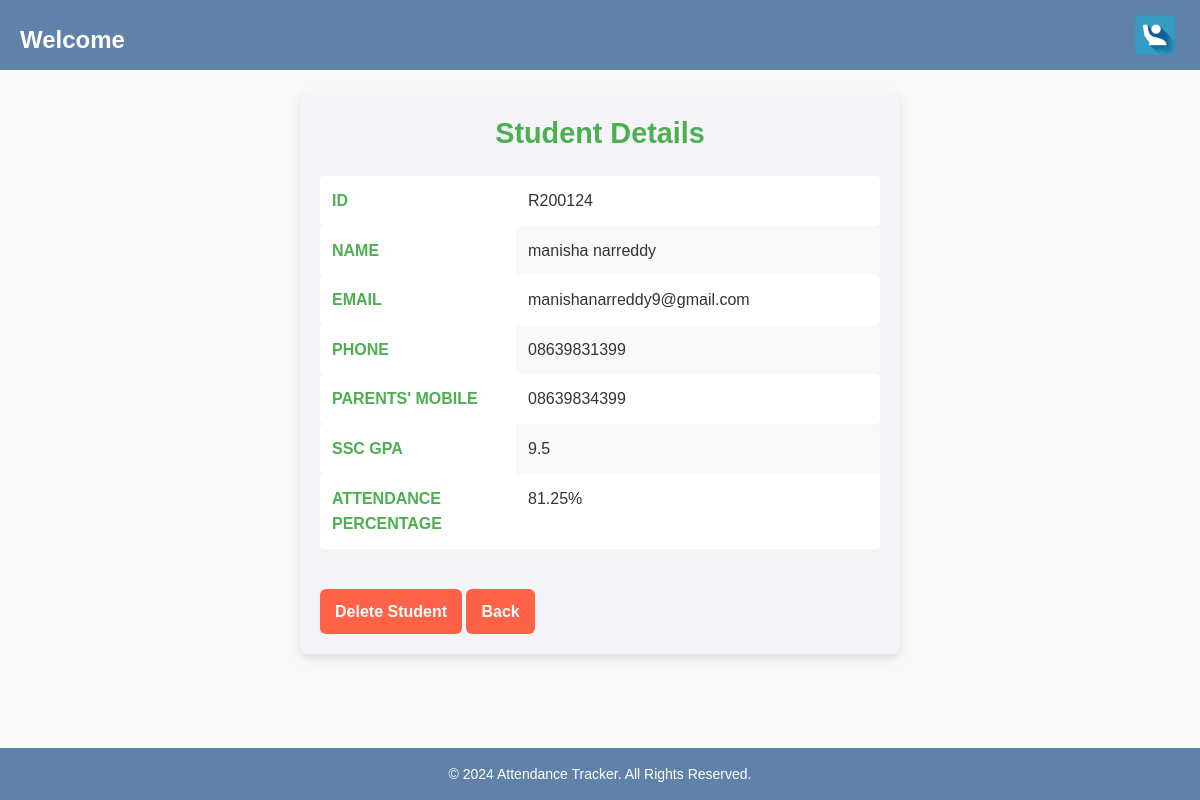
Page /view_student/R200124/ on the committed database.
### backend/models.py (models this page shows, shortened)
class Student(models.Model):
    student_id = models.CharField(max_length=50, primary_key=True)
    firstname = models.CharField(max_length=100)
    lastname = models.CharField(max_length=100)
    email = models.EmailField(unique=True)
    password = models.CharField(max_length=255)
    phone_number = models.CharField(max_length=15, blank=True, null=True)
    parents_mobile_number = models.CharField(max_length=15, blank=True, null=True)
    ssc_gpa = models.FloatField()
    attendance_percentage = models.FloatField(blank=True, null=True)

### backend/views.py (the view)
# urls.py: path('view_student/<str:student_id>/', views.student_detail, name='student_detail'),
def student_detail(request, student_id):
    student = Student.objects.get(student_id=student_id)
    return render(request, 'backend/student_detail.html', {'student': student})

### backend/templates/backend/student_detail.html (shortened to what this page needs)
{% extends "base.html" %}
{% block content %}
<head>
</head>
<div class="details-container">
    <h2>Student Details</h2>
    <table class="details-table">
        <tr>
            <th>ID</th>
            <td>{{ student.student_id }}</td>
        </tr>
        <tr>
            <th>Name</th>
            <td>{{ student.firstname }} {{ student.lastname }}</td>
        </tr>
        <tr>
            <th>Email</th>
            <td>{{ student.email }}</td>
        </tr>
        <tr>
            <th>Phone</th>
            <td>{{ student.phone_number }}</td>
        </tr>
        <tr>
            <th>Parents' Mobile</th>
            <td>{{ student.parents_mobile_number }}</td>
        </tr>
        <tr>
            <th>SSC GPA</th>
            <td>{{ student.ssc_gpa }}</td>
        </tr>
        <tr>
            <th>Attendance Percentage</th>
            <td>{{ student.attendance_percentage }}%</td>
        </tr>
    </table>
    <a href="{% url 'delete_student' student.student_id %}">Delete Student</a>
    <a href="{% url 'administration_dashboard' %}" class="back-button">Back</a>
</div>
{% endblock %}

### backend/templates/base.html (style rules this page uses)
* { margin: 0; padding: 0; box-sizing: border-box; }
body { font-family: Arial, sans-serif; background-color: #f9f9f9; color: #333; line-height: 1.6; display: flex; flex-direction: column; min-height: 100vh; margin:0; }

### backend/templates/backend/student_detail.html (style rules this page uses)
.details-container { background-color: #f4f4f9; padding: 20px; border-radius: 8px; max-width: 600px; margin: 0 auto; box-shadow: 0 5px 10px rgba(0, 0, 0, 0.1); }
h2 { text-align: center; color: #4CAF50; font-weight: bold; margin-bottom: 20px; font-size: 1.8rem; }
.details-table { width: 100%; border-collapse: collapse; margin-bottom: 20px; }
.details-table th, .details-table td { padding: 12px; text-align: left; font-size: 1rem; }
.details-table th { background-color:rgb(255, 255, 255); color: #4CAF50; font-weight: bold; text-transform: uppercase; width: 35%; border-radius: 4px 0 0 4px; text-align: left; vertical-align: top; }
.details-table td { background-color: #ffffff; color: #333; border-radius: 0 4px 4px 0; vertical-align: top; }
.details-table tr:nth-child(even) td { background-color: #f9f9f9; }
a { display: inline-block; margin-top: 20px; background-color: #FF6347; color: white; padding: 10px 15px; text-align: center; border-radius: 6px; font-weight: bold; text-decoration: none; transition: background-color 0.3s ease; }

### rows in the picture
Student: student_id "R200124", firstname "manisha", lastname "narreddy", email "manishanarreddy9@gmail.com", phone_number "08639831399", parents_mobile_number "08639834399", ssc_gpa "9.5", attendance_percentage "81.25"
